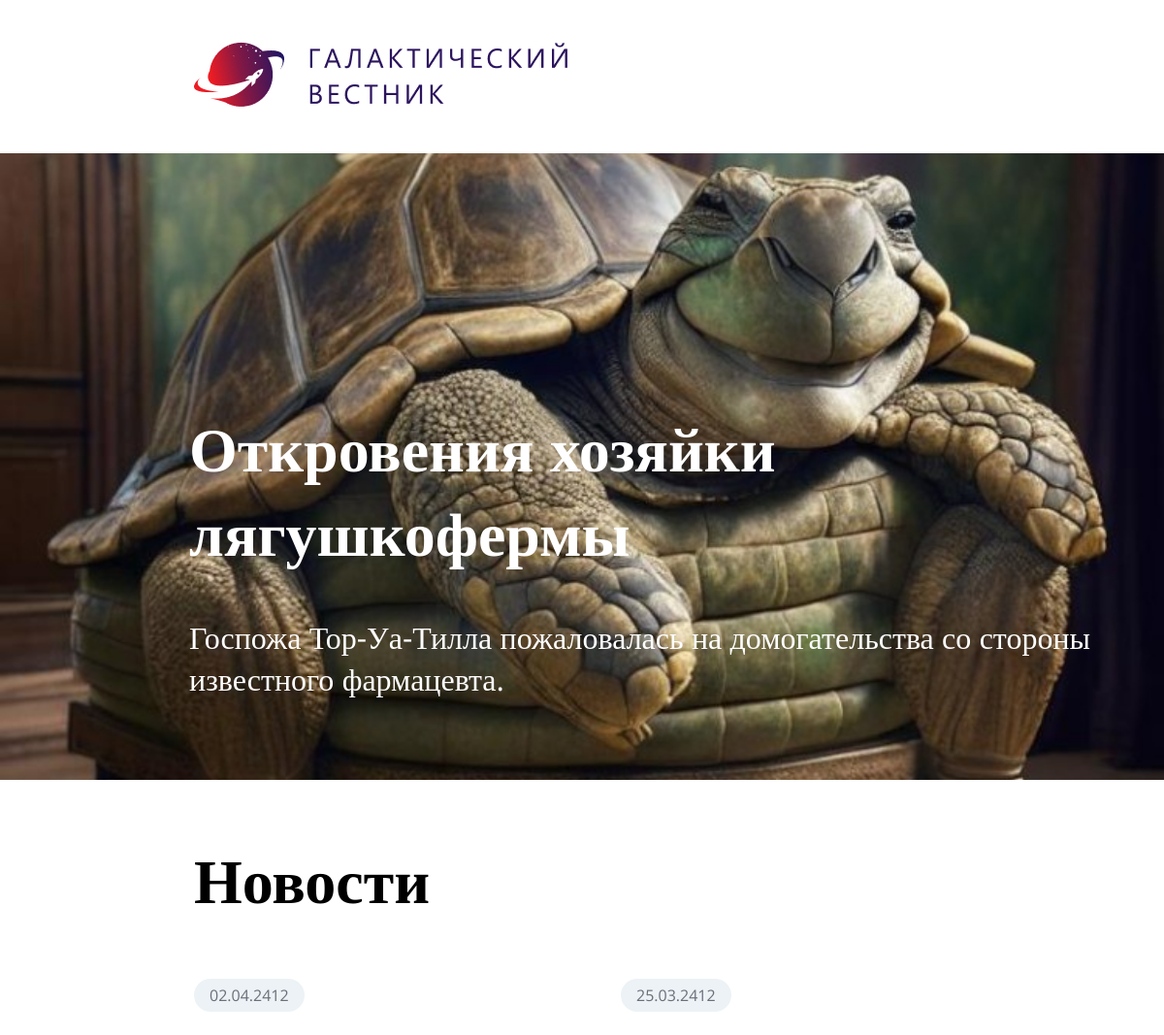
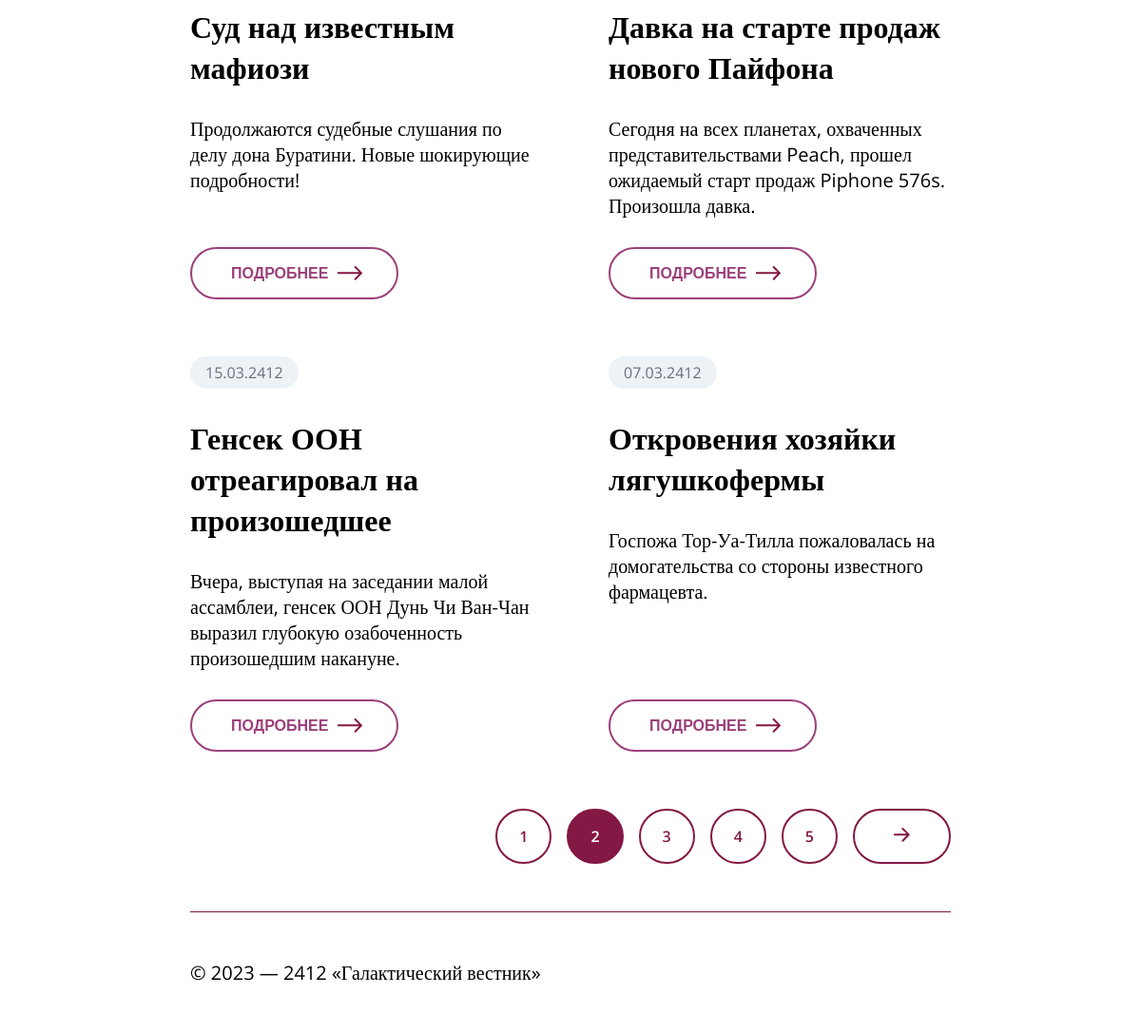
Screenshot of /page?id=2 with the database file from the repository (2 pictures, top to bottom).
### tables this page shows
CREATE TABLE `news` (
  `id` int(11) unsigned NOT NULL AUTO_INCREMENT,
  `date` datetime NULL DEFAULT NULL,
  `title` varchar(250) NOT NULL DEFAULT '',
  `announce` text NULL DEFAULT NULL,
  `content` text NULL DEFAULT NULL,
  `image` varchar(250) NOT NULL DEFAULT '',
  PRIMARY KEY (`id`),
  KEY `id` (`id`),

  KEY `idx_news_date` (`date`));

### app/Core/Controller.php (called while the page is built, shortened)
<?php
class Controller
{
    protected function view(string $view, array $data = [])
    {
        extract($data);
        require "../app/Views/layouts/header.php";
        require "../app/Views/$view.php";
        require "../app/Views/layouts/footer.php";
    }
}

### app/Controllers/PageController.php (called while the page is built, shortened)
<?php
class PageController extends Controller
{
    public function index($pageNumber): void
    {
        $news = new News();
        $newsData = $news->getPage($pageNumber);
        $this->view('page', [
            'news' => $newsData,
            'currentPage' => $pageNumber,
            'pageCount' => $news->getPagesCount(),
            'title' => 'News',
            'lastNews' => $news->getLastNews(),
        ]);
    }
}

### public/index.php (called while the page is built, shortened)
<?php
$router = new Router();
$router->get('/', 'HomeController@index');
$router->get('/news', 'NewsController@index');
$router->get('/page', 'PageController@index');
$router->dispatch();

### app/Models/News.php (called while the page is built, shortened)
<?php
class News extends Model
{
    private int $itemsPerPage = 4;
    public function getPage(int $pageNumber): array
    {
        $stmt = $this->db->prepare("SELECT * FROM news ORDER BY date DESC LIMIT ? OFFSET ?");
        $offset = ($pageNumber - 1) * $this->itemsPerPage;
        $stmt->bind_param("ii", $this->itemsPerPage, $offset);
        $stmt->execute();
        $result = $stmt->get_result();
        return $result->fetch_all(MYSQLI_ASSOC);
    }
    public function getLastNews(): array
    {
        return $this->db->query("SELECT * FROM news ORDER BY id DESC LIMIT 1")
            ->fetch_assoc();
    }
}

### config/database.php (called while the page is built)
<?php
return [
    "host" => "MySQL-8.4",
    "port" => "3306",
    "user" => "root",
    "password" => "",
    "database" => "ill",
];

### app/Core/Database.php (called while the page is built, shortened)
<?php
class Database
{
    private static ?mysqli $connection = null;
    public static function getConnection(): mysqli
    {
        $data = require_once dirname(__DIR__, 2) . "/config/database.php";
        if (self::$connection === null)
        {
            self::$connection = new mysqli(
                $data['host'],
                $data['user'],
                $data['password'],
                $data['database']
            );
            self::$connection->set_charset("utf8");
        }
        return self::$connection;
    }
}

### app/Core/Model.php (called while the page is built, shortened)
<?php
require_once __DIR__ . '/Database.php';
abstract class Model
{
    public function __construct()
    {
        $this->db = Database::getConnection();
    }
}

### app/Views/page.php (the view, shortened to what this page needs)
<main>
    <div class="banner" style="background-image: url('<?='assets//images//news//' . $lastNews['image']; ?>'); background-size: cover; background-position: center; background-repeat: no-repeat;">
        <div class="info">
            <h1 class="info_title"><?= htmlspecialchars($lastNews['title']) ?></h1>
            <p class="info_subtitle"><?= strip_tags($lastNews['announce']) ?></p>
        </div>
    </div>
    <h1 class="title">Новости</h1>
    <div class="news">
        <?php foreach ($news as $item) : ?>
            <div class="news_item">
                <div class="news_date">
                    <?= date('d.m.Y', strtotime($item['date'])); ?>
                </div>
                <div class="news_title">
                    <?= htmlspecialchars($item['title']); ?>
                </div>
                <div class="news_announce">
                    <?= strip_tags($item['announce']); ?>
                </div>
                <div class="news_btn">
                    <button onclick="location.href='/news?id=<?= $item['id'] ?>'">Подробнее
                    </button>
                </div>
            </div>
        <?php endforeach; ?>
        <div class="pagination">
            <?php for ($page = 1; $page <= $pageCount; $page++) : ?>
                <div>
                    <button onclick="location.href='/page?id=<?= $page ?>'" <?= $page == $currentPage ? "class=\"btn_page pagination_active\"" : "class=\"btn_page\"" ?>><?= $page ?></button>
                </div>
            <?php endfor; ?>
            <div class="">
                <?php if ($pageCount != $currentPage) : ?>
                    <button class="btn_last" onclick="location.href='/page?id=<?= ++$currentPage ?>'">
                    </button>
                <?php endif; ?>
            </div>
        </div>
    </div>
</main>

### public/assets/css/main.css (style rules this page uses)
* { box-sizing: border-box; }
body { margin: 0; }
.banner { width: 100%; height: 646px; background-image: url('../images/image 2.jpg'); }
.info { position: absolute; left: 195px; top: 375px; }
.info_title { font-family: Open Sans, serif; color: white; font-weight: 600; font-size: 64px; }
.info_subtitle { font-family: Open Sans, serif; color: white; font-weight: 400; font-size: 32px; }
.title { font-family: Open Sans, serif; color: black; font-weight: 600; font-size: 64px; padding: 16px 200px; }
.news { padding: 0 200px; display: grid; grid-template-columns: repeat(2, 1fr); gap: 60px 80px; margin-bottom: 50px; }
.news_item { font-family: Open Sans, serif; display: flex; flex-direction: column; gap: 30px; width: auto; margin: 0; }
.news_title { font-weight: 600; font-size: 32px; color: black; }
.news_announce { font-weight: 400; font-size: 20px; color: black; }
.news_date { font-weight: 400; font-size: 16px; color: #6C6E7B; padding: 6px 16px; background-color: #ECF2F5; border-radius: 20px; width: fit-content; }
.news_btn { margin-top: auto; }
.news_btn > button { background-color: transparent; border-radius: 50px; border: 2px #9B407A solid; color: #9B407A; padding: 16px 41px; font-size: 16px; font-weight: 600; text-transform: uppercase; }
.arrow_icon { position: relative; top: 2px; left: 5px; }
.pagination { grid-column: 1 / -1; display: flex; justify-content: flex-end; gap: 16px; }
.btn_page { background: transparent; border-radius: 50px; padding: 16px 23px; border: 2px #841844 solid; font-family: Open Sans, serif; color: #841844; font-size: 16px; font-weight: 600; }
.btn_last { background: transparent; border-radius: 50px; padding: 16px 41px; border: 2px #841844 solid; font-family: Open Sans, serif; font-size: 16px; font-weight: 600; }
.pagination_active { background-color: #841844; color: white; }

### rows the page displays
news: image (picture), title "Откровения хозяйки лягушкофермы", announce "Госпожа Тор-Уа-Тилла пожаловалась на домогательства со стороны известного фармацевта.", date "07.03.2412"
news: date "02.04.2412", title "Суд над известным мафиози", announce "Продолжаются судебные слушания по делу дона Буратини. Новые шокирующие подробности!"
news: date "25.03.2412", title "Давка на старте продаж нового Пайфона", announce "Сегодня на всех планетах, охваченных представительствами Peach, прошел ожидаемый старт продаж Piphone 576s. Произошла давка."
news: date "15.03.2412", title "Генсек ООН отреагировал на произошедшее", announce "Вчера, выступая на заседании малой ассамблеи, генсек ООН Дунь Чи Ван-Чан выразил глубокую озабоченность произошедшим накануне."
